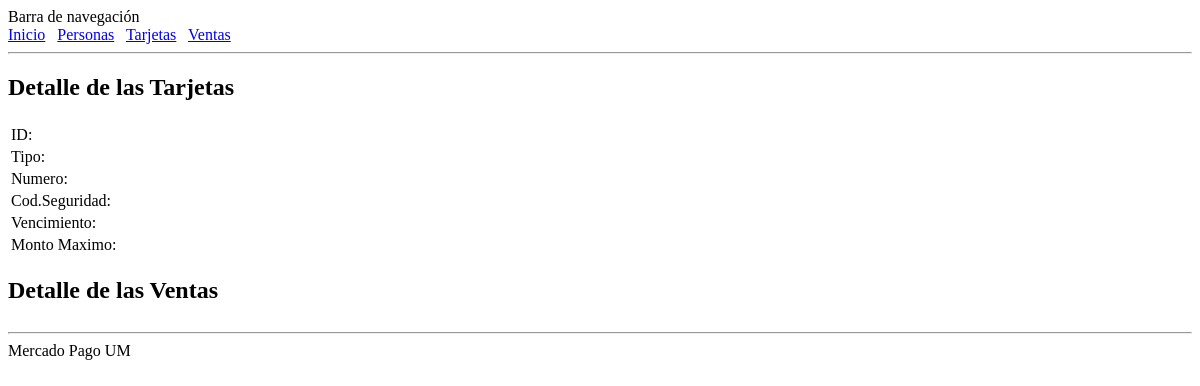
Before: /tarjeta/detalle?id=1 with the older database file.
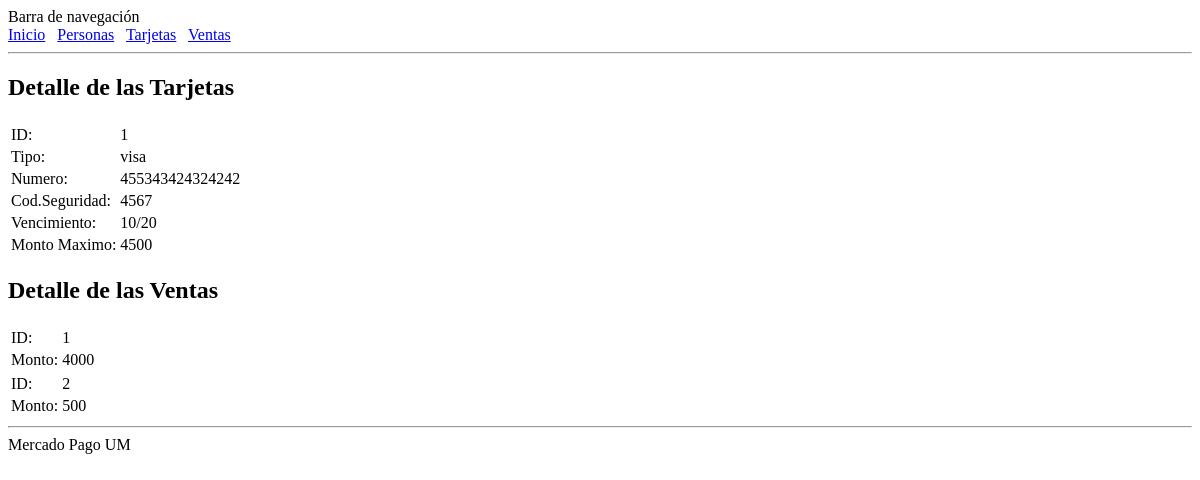
After: the same page with the newer database file.
### aplicacion_demo/modelos.py (models this page shows, shortened)
class Tarjeta(db.Model):
    __tablename__ = 'tarjeta'
    id = db.Column(db.Integer,
                   primary_key=True)
    tipo = db.Column(db.String(64),
                       index=False,
                       unique=False,
                       nullable=False)
    numero = db.Column(db.String(80),
                         index=False,
                         unique=False,
                         nullable=False)
    cods= db.Column(db.String(80),
                         index=False,
                         unique=False,
                         nullable=False)
    vencimiento = db.Column(db.String(80),
                         index=False,
                         unique=False,
                         nullable=False)
    montomax = db.Column(db.String(80),
                         index=False,
                         unique=False,
                         nullable=False)
    personas = relationship("Persona", secondary='tarjetapersona')
    ventas2 = relationship("Venta", secondary='ventastarjeta')
    @classmethod
    def find_by_id(cls, id):
        return cls.query.filter_by(id=id).first()

class Venta(db.Model):
    __tablename__ = 'ventas'
    id = db.Column(db.Integer,
                   primary_key=True)
    monto = db.Column(db.String(80),
                         index=False,
                         unique=False,
                         nullable=False)
    personas2 = relationship("Persona", secondary='ventaspersona')
    tarjetas2 = relationship("Tarjeta", secondary='ventastarjeta')

### aplicacion_demo/rutas_tarjeta.py (the view)
@app.route("/tarjeta/detalle", methods=['GET'])
def tarj_detalles():
    tarjeta_id = int(request.args['id'])
    tarjeta = Tarjeta.find_by_id(tarjeta_id)
    return render_template("tarjeta/detalle.html", tarjeta=tarjeta)

### templates/tarjeta/detalle.html
{% extends 'estructura.html' %}
{% block contenido %}
    <h2>Detalle de las Tarjetas</h2>
    <table>
        <tbody>
            <tr>
                <tr>
                    <td>ID: </td><td>{{ tarjeta.id }} </td>
                </tr>
                <tr>
                <td>Tipo: </td><td>{{ tarjeta.tipo }} </td>
                </tr>
                <tr>
                <td>Numero: </td><td>{{ tarjeta.numero }} </td>
                </tr>
                <tr>
                <td>Cod.Seguridad: </td><td>{{ tarjeta.cods }} </td>
                </tr>
                <tr>
                <td>Vencimiento: </td><td>{{ tarjeta.vencimiento }} </td>
                </tr>
                <tr>
                <td>Monto Maximo: </td><td>{{ tarjeta.montomax }} </td>
                </tr>
            </tr>
        </tbody>
    </table>
    <h2>Detalle de las Ventas</h2>
    <table>
        <tbody>
        {% for venta in tarjeta.ventas2 %}
            <tr>
                <tr>
                <td>ID: </td><td>{{ venta.id }} </td>
                </tr>
                <tr>
                <td>Monto: </td><td>{{ venta.monto }} </td>
                </tr>
            </tr>
        {% endfor %}
        </tbody>
    </table>
{% endblock %}

Changed rows visible on the page:
added Tarjeta: id "1", tipo "visa", numero "455343424324242", cods "4567", vencimiento "10/20", montomax "4500"
added Venta: id "1", monto "4000"
added Venta: id "2", monto "500"
